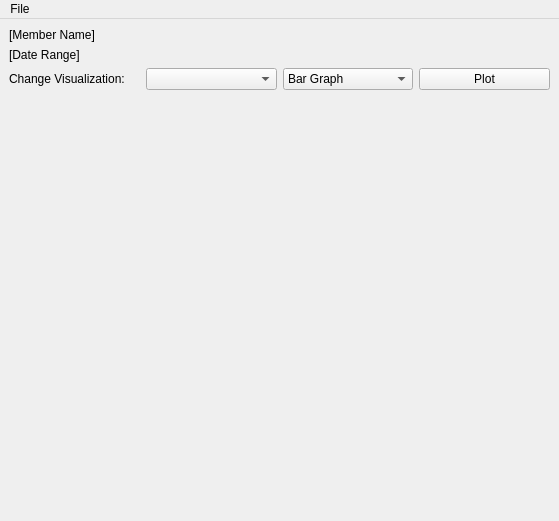
<?xml version="1.0" encoding="UTF-8"?>
<ui version="4.0">
 <class>VisualizationWindow</class>
 <widget class="QMainWindow" name="VisualizationWindow">
  <property name="geometry">
   <rect>
    <x>0</x>
    <y>0</y>
    <width>559</width>
    <height>521</height>
   </rect>
  </property>
  <property name="windowTitle">
   <string>[Title]</string>
  </property>
  <widget class="QWidget" name="centralwidget">
   <layout class="QGridLayout" name="gridLayout">
    <item row="0" column="0">
     <widget class="QLabel" name="memberNameLabel">
      <property name="text">
       <string>[Member Name]</string>
      </property>
     </widget>
    </item>
    <item row="1" column="0">
     <widget class="QLabel" name="dateRangeLabel">
      <property name="text">
       <string>[Date Range]</string>
      </property>
     </widget>
    </item>
    <item row="2" column="0">
     <widget class="QLabel" name="changeVisLabel">
      <property name="text">
       <string>Change Visualization:</string>
      </property>
     </widget>
    </item>
    <item row="2" column="1">
     <widget class="QComboBox" name="plotDataSelect"/>
    </item>
    <item row="2" column="2">
     <widget class="QComboBox" name="plotTypeSelect">
      <item>
       <property name="text">
        <string>Bar Graph</string>
       </property>
      </item>
      <item>
       <property name="text">
        <string>Scatter Plot</string>
       </property>
      </item>
     </widget>
    </item>
    <item row="2" column="3">
     <widget class="QPushButton" name="plotButton">
      <property name="text">
       <string>Plot</string>
      </property>
     </widget>
    </item>
    <item row="3" column="0" colspan="4">
     <widget class="QCustomPlot" name="visualization" native="true">
      <property name="sizePolicy">
       <sizepolicy hsizetype="Expanding" vsizetype="Expanding">
        <horstretch>0</horstretch>
        <verstretch>0</verstretch>
       </sizepolicy>
      </property>
     </widget>
    </item>
   </layout>
  </widget>
  <widget class="QMenuBar" name="menubar">
   <property name="geometry">
    <rect>
     <x>0</x>
     <y>0</y>
     <width>559</width>
     <height>21</height>
    </rect>
   </property>
   <widget class="QMenu" name="fileMenu">
    <property name="title">
     <string>File</string>
    </property>
    <addaction name="actionExport"/>
    <addaction name="actionPrint"/>
    <addaction name="separator"/>
    <addaction name="actionClose"/>
   </widget>
   <action name="actionPrint">
    <property name="enabled">
     <bool>false</bool>
    </property>
    <property name="text">
     <string>Print...</string>
    </property>
   </action>
   <action name="actionClose">
    <property name="text">
     <string>Close</string>
    </property>
   </action>
   <addaction name="fileMenu"/>
  </widget>
  <action name="actionExport">
   <property name="text">
    <string>Export...</string>
   </property>
  </action>
 </widget>
 <customwidgets>
  <customwidget>
   <class>QCustomPlot</class>
   <extends>QWidget</extends>
   <header>../external/qcustomplot.h</header>
   <container>1</container>
  </customwidget>
 </customwidgets>
 <resources/>
 <connections/>
</ui>
